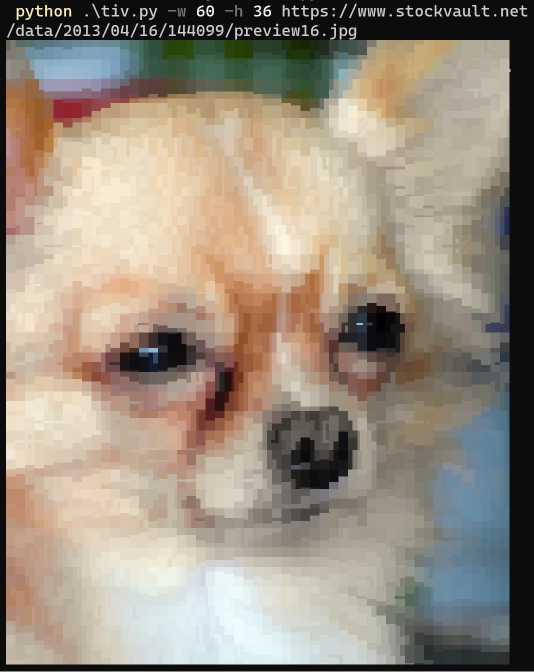
#> input picture example.jpg, 1068 x 1344 px (shown at 1/2 size)
$ python tiv.py example.jpg
#> lines starting #> are read from the running program, lines starting #| are printed output that depends on the picture
# Simple program to print images to the shell using 24 bit ANSI color codes and Unicode block graphics characters.
# Derived from Stefan Haustein's TerminalImageViewer.java, available at:
# https://github.com/stefanhaustein/TerminalImageViewer
# License: Apache 2.0


import bisect
from PIL import Image
import requests
from io import BytesIO
import sys
import os


class Ansi:
    """
    Provides methods for generating ANSI escape sequences for colored text.
    ANSI escape sequences are used to produce colored output in terminals.
    """

    RESET = "\u001b[0m"
    FG = 1
    BG = 2
    MODE_256 = 4
    MODE_24BIT = 8

    COLOR_STEPS = [0, 0x5f, 0x87, 0xaf, 0xd7, 0xff]
    GRAYSCALE = [0x08, 0x12, 0x1c, 0x26, 0x30, 0x3a, 0x44, 0x4e, 0x58, 0x62, 0x6c, 0x76,
                 0x80, 0x8a, 0x94, 0x9e, 0xa8, 0xb2, 0xbc, 0xc6, 0xd0, 0xda, 0xe4, 0xee]

    @staticmethod
    def best_index(v, options):
        index = bisect.bisect_left(options, v)
        if index == len(options) or (index > 0 and v - options[index - 1] < options[index] - v):
            index = index - 1
        return index

    @staticmethod
    def sqr(i):
        return i * i

    @staticmethod
    def clamp(value, min_val, max_val):
        return max(min(value, max_val), min_val)

    @staticmethod
    def color(flags, r, g, b):
        """
        Produces an ANSI sequence for setting foreground or background color in 256-color mode or true color (24-bit) mode.
        """
        r = Ansi.clamp(r, 0, 255)
        g = Ansi.clamp(g, 0, 255)
        b = Ansi.clamp(b, 0, 255)

        bg = (flags & Ansi.BG) != 0

        if (flags & Ansi.MODE_256) == 0:
            return (f"\u001b[48;2;{r};{g};{b}m" if bg else f"\u001b[38;2;{r};{g};{b}m")

        r_idx = Ansi.best_index(r, Ansi.COLOR_STEPS)
        g_idx = Ansi.best_index(g, Ansi.COLOR_STEPS)
        b_idx = Ansi.best_index(b, Ansi.COLOR_STEPS)

        r_q = Ansi.COLOR_STEPS[r_idx]
        g_q = Ansi.COLOR_STEPS[g_idx]
        b_q = Ansi.COLOR_STEPS[b_idx]

        gray = round(r * 0.2989 + g * 0.5870 + b * 0.1140)

        gray_idx = Ansi.best_index(gray, Ansi.GRAYSCALE)
        gray_q = Ansi.GRAYSCALE[gray_idx]

        if 0.3 * Ansi.sqr(r_q-r) + 0.59 * Ansi.sqr(g_q-g) + 0.11 *Ansi.sqr(b_q-b) < \
           0.3 * Ansi.sqr(gray_q-r) + 0.59 * Ansi.sqr(gray_q-g) + 0.11 * Ansi.sqr(gray_q-b):
            color_index = 16 + 36 * r_idx + 6 * g_idx + b_idx
        else:
            color_index = 232 + gray_idx  # 1..24 -> 232..255

        return (f"\u001B[48;5;{color_index}m" if bg else f"\u001B[38;5;{color_index}m")


# List of bit patterns corresponding to various block characters.
# For use in approximating parts of the image with ASCII characters.
BITMAPS = [
    0x00000000, '\u00a0',

    # Block graphics
    # 0xffff0000, '\u2580',  # upper 1/2; redundant with inverse lower 1/2

    0x0000000f, '\u2581',  # lower 1/8
    0x000000ff, '\u2582',  # lower 1/4
    0x00000fff, '\u2583',
    0x0000ffff, '\u2584',  # lower 1/2
    0x000fffff, '\u2585',
    0x00ffffff, '\u2586',  # lower 3/4
    0x0fffffff, '\u2587',
    # 0xffffffff, '\u2588',  # full; redundant with inverse space

    0xeeeeeeee, '\u258a',  # left 3/4
    0xcccccccc, '\u258c',  # left 1/2
    0x88888888, '\u258e',  # left 1/4

    0x0000cccc, '\u2596',  # quadrant lower left
    0x00003333, '\u2597',  # quadrant lower right
    0xcccc0000, '\u2598',  # quadrant upper left
    # 0xccccffff, '\u2599',  # 3/4 redundant with inverse 1/4
    0xcccc3333, '\u259a',  # diagonal 1/2
    # 0xffffcccc, '\u259b',  # 3/4 redundant
    # 0xffff3333, '\u259c',  # 3/4 redundant
    0x33330000, '\u259d',  # quadrant upper right
    # 0x3333cccc, '\u259e',  # 3/4 redundant
    # 0x3333ffff, '\u259f',  # 3/4 redundant

    # Line drawing subset: no double lines, no complex light lines
    # Simple light lines duplicated because there is no center pixel int the 4x8 matrix

    0x000ff000, '\u2501',  # Heavy horizontal
    0x66666666, '\u2503',  # Heavy vertical

    0x00077666, '\u250f',  # Heavy down and right
    0x000ee666, '\u2513',  # Heavy down and left
    0x66677000, '\u2517',  # Heavy up and right
    0x666ee000, '\u251b',  # Heavy up and left

    0x66677666, '\u2523',  # Heavy vertical and right
    0x666ee666, '\u252b',  # Heavy vertical and left
    0x000ff666, '\u2533',  # Heavy down and horizontal
    0x666ff000, '\u253b',  # Heavy up and horizontal
    0x666ff666, '\u254b',  # Heavy cross

    0x000cc000, '\u2578',  # Bold horizontal left
    0x00066000, '\u2579',  # Bold horizontal up
    0x00033000, '\u257a',  # Bold horizontal right
    0x00066000, '\u257b',  # Bold horizontal down

    0x06600660, '\u254f',  # Heavy double dash vertical

    0x000f0000, '\u2500',  # Light horizontal
    0x0000f000, '\u2500',
    0x44444444, '\u2502',  # Light vertical
    0x22222222, '\u2502',

    0x000e0000, '\u2574',  # light left
    0x0000e000, '\u2574',  # light left
    0x44440000, '\u2575',  # light up
    0x22220000, '\u2575',  # light up
    0x00030000, '\u2576',  # light right
    0x00003000, '\u2576',  # light right
    0x00004444, '\u2575',  # light down
    0x00002222, '\u2575',  # light down

    # Misc technical

    0x44444444, '\u23a2',  # [ extension
    0x22222222, '\u23a5',  # ] extension

    #12345678
    0x0f000000, '\u23ba',  # Horizontal scanline 1
    0x00f00000, '\u23bb',  # Horizontal scanline 3
    0x00000f00, '\u23bc',  # Horizontal scanline 7
    0x000000f0, '\u23bd',  # Horizontal scanline 9

    # Geometrical shapes. Tricky because some of them are too wide.

    # 0x00ffff00, '\u25fe',  # Black medium small square
    0x00066000, '\u25aa',  # Black small square

    # 0x11224488, '\u2571',  # diagonals
    # 0x88442211, '\u2572',
    # 0x99666699, '\u2573',

    # 0x000137f0, '\u25e2',  # Triangles
    # 0x0008cef0, '\u25e3',
    # 0x000fec80, '\u25e4',
    # 0x000f7310, '\u25e5'
]


class BlockChar:
    """
    Processes 4x8 pixel blocks of an image and finds the best matching block character and its foreground and background colors.
    """

    def __init__(self):
        self.min = [255, 255, 255]
        self.max = [0, 0, 0]
        self.bgColor = [0, 0, 0]
        self.fgColor = [0, 0, 0]
        self.character = ' '

    def bit_count(self, n):
        return bin(n).count("1")

    def load(self, data, p0, scanWidth):
        """
        Computes average colors for the foreground and background of the block, determines which channel (red, green, blue) has the greatest range of values, and generates a bitmap that represents which pixels are above/below the midpoint of that range.
        Then finds the block character from the BITMAPS list that best matches the computed bitmap. If no good match is found, it uses a shading character.
        """

        self.min = [255, 255, 255]
        self.max = [0, 0, 0]
        self.bgColor = [0, 0, 0]
        self.fgColor = [0, 0, 0]

        # Determine the min and max values for each color channel
        pos = p0
        for y in range(8):
            for x in range(4):
                for i in range(3):
                    d = data[pos] & 255
                    self.min[i] = min(self.min[i], d)
                    self.max[i] = max(self.max[i], d)
                    pos += 1
                pos += 1  # Alpha
            pos += scanWidth - 16

        # Determine the color channel with the most significant range
        splitIndex = 0
        bestSplit = 0
        for i in range(3):
            if self.max[i] - self.min[i] > bestSplit:
                bestSplit = self.max[i] - self.min[i]
                splitIndex = i
        splitValue = self.min[splitIndex] + bestSplit // 2

        # Compute a bitmap using the given split and sum the color values for both buckets
        bits = 0
        fgCount = 0
        bgCount = 0
        pos = p0
        for y in range(8):
            for x in range(4):
                bits <<= 1
                if (data[pos + splitIndex] & 255) > splitValue:
                    avg = self.fgColor
                    bits |= 1
                    fgCount += 1
                else:
                    avg = self.bgColor
                    bgCount += 1
                for i in range(3):
                    avg[i] += data[pos] & 255
                    pos += 1
                pos += 1  # Alpha
            pos += scanWidth - 16

        # Calculate the average color value for each bucket
        for i in range(3):
            if bgCount:
                self.bgColor[i] //= bgCount
            if fgCount:
                self.fgColor[i] //= fgCount

        # Find the best bitmap match
        bestDiff = float("inf")
        invert = False
        for i in range(0, len(BITMAPS), 2):
            diff = self.bit_count(BITMAPS[i] ^ bits)
            if diff < bestDiff:
                self.character = BITMAPS[i + 1]
                bestDiff = diff
                invert = False
            diff = self.bit_count(~BITMAPS[i] & 0xFFFFFFFF ^ bits)
            if diff < bestDiff:
                self.character = BITMAPS[i + 1]
                bestDiff = diff
                invert = True

        # Use a shade image if the match is not good
        if bestDiff > 10:
            invert = False
            shades = " \u2591\u2592\u2593\u2588"
            self.character = shades[min(4, fgCount * 5 // 32)]

        # Swap colors if we use an inverted character
        if invert:
            self.bgColor, self.fgColor = self.fgColor, self.bgColor


class ImageData:
    """
    Represents the entire image's data and provides the dump method, which converts the image data to colored block characters for terminal or HTML display.
    """

    def __init__(self, width, height):
        self.width = width
        self.height = height
        self.data = bytearray(width * height * 4)

    def hex6(self, r, g, b):
        return f"{(1 << 24) | ((r & 255) << 16) | ((g & 255) << 8) | (b & 255):06x}"

    def dump(self, mode, html):
        output = []
        block_char = BlockChar()

        y = 0
        while y < self.height - 7:
            pos = y * self.width * 4
            if html:
                last = ""
                x = 0
                while x < self.width - 3:
                    block_char.load(self.data, pos, self.width * 4)
                    fg = self.hex6(block_char.fgColor[0], block_char.fgColor[1], block_char.fgColor[2])
                    bg = self.hex6(block_char.bgColor[0], block_char.bgColor[1], block_char.bgColor[2])
                    style = f"background-color:#{bg};color:#{fg}"
                    if style != last:
                        if last:
                            output.append("</tt>")
                        output.append(f"<tt style='{style}'>")
                        last = style
                    output.append(f"&#x{(ord(block_char.character)):04x};")
                    pos += 16
                    x += 4
                output.append("</tt><br />\n")
            else:
                last_fg = ""
                last_bg = ""
                x = 0
                while x < self.width - 3:
                    block_char.load(self.data, pos, self.width * 4)
                    fg = Ansi.color(Ansi.FG | mode, block_char.fgColor[0], block_char.fgColor[1], block_char.fgColor[2])
                    bg = Ansi.color(Ansi.BG | mode, block_char.bgColor[0], block_char.bgColor[1], block_char.bgColor[2])
                    if fg != last_fg:
                        output.append(fg)
                        last_fg = fg
                    if bg != last_bg:
                        output.append(bg)
                        last_bg = bg
                    output.append(block_char.character)
                    pos += 16
                    x += 4
                output.append(Ansi.RESET + "\n")
            y += 8
        return ''.join(output)


def dump(image, mode, html):
    """
    Takes an image and generates a string representation of the image using block characters and ANSI color codes (or HTML).
    """

    w, h = image.size
    image_data = ImageData(w, h)
    data = image_data.data

    # Convert image to RGB
    image_rgb = image.convert("RGB")

    for y in range(h):
        for x in range(w):
            r, g, b = image_rgb.getpixel((x, y))
            pos = (y * w + x) * 4
            data[pos] = r
            data[pos + 1] = g
            data[pos + 2] = b

    print(image_data.dump(mode, html))


def load_image(name):
    """
    Loads an image from a local file or a URL.
    """

    # Check if the given string is a URL
    if name.startswith("http://") or name.startswith("https://"):
        response = requests.get(name)
        return Image.open(BytesIO(response.content))
    return Image.open(name)


def resize_image(original, maxWidth, maxHeight, grayscale):
    """
    Resize an image to fit within specified dimensions without cropping or distorting it.
    Optionally, converts the image to grayscale.

    :param original: PIL Image object representing the image to be resized.
    :param maxWidth: Maximum allowable width for the resized image.
    :param maxHeight: Maximum allowable height for the resized image.
    :param grayscale: Boolean value indicating if the output image should be in grayscale.
    :return: Resized (and optionally grayscaled) PIL Image object.
    """

    # Get the original dimensions of the image.
    originalWidth, originalHeight = original.size

    # Calculate the scaling factor. The image is scaled by the smallest of the two ratios
    # (width and height) to ensure it fits within the provided dimensions.
    scale = min(maxWidth / originalWidth, maxHeight / originalHeight)

    # Calculate the new dimensions for the resized image.
    height = int(originalHeight * scale)
    width = int(originalWidth * scale)

    # Check if the image is already the correct size and not needing grayscaling.
    if originalWidth == width and not grayscale:
        # If it's already the correct size and doesn't need to be grayscaled,
        # use the original image.
        image = original
    else:
        # If resizing or grayscaling is needed, process the image accordingly.

        # Check if grayscale mode is required.
        if grayscale:
            # Resize the image and convert to grayscale.
            image = original.resize((width, height), Image.LANCZOS).convert('L')
        else:
            # Only resize the image.
            image = original.resize((width, height), Image.LANCZOS)

    return image


def convert(name, maxWidth, maxHeight, mode, html, grayscale):
    """
    Resizes an image, if necessary, to fit within a given width and height, and then dumps its colored block character representation to the terminal or as HTML.
    """

    original = load_image(name)
    image = resize_image(original, maxWidth, maxHeight, grayscale)
    dump(image, mode, html)


def main(args):
    """
    Processes command-line arguments and drives the image conversion and display process.
    """

    grayscale = False
    mode = Ansi.MODE_24BIT
    html = False

    if not args:
        print(
            "Image file name required.\n\n"
            " - Use -w and -h to set the maximum width and height in characters (defaults: 80, 24).\n"
            " - Use -256 for 256 color mode, -grayscale for grayscale and -stdin to obtain file names from stdin.\n"
        )
        return

    start = 0
    maxWidth = 80
    maxHeight = 24
    stdin = False
    while start < len(args) and args[start].startswith("-"):
        option = args[start]
        if option == "-w" and start < len(args) - 1:
            start += 1
            maxWidth = int(args[start])
        elif option == "-h" and start < len(args) - 1:
            start += 1
            maxHeight = int(args[start])
        elif option == "-256":
            mode = (mode & ~Ansi.MODE_24BIT) | Ansi.MODE_256
        elif option == "-grayscale":
            grayscale = True
        elif option == "-html":
            html = True
        elif option == "-stdin":
            stdin = True
        start += 1

    maxWidth *= 4
    maxHeight *= 8

    if stdin:
        for line in sys.stdin:
            name = line.strip()
            if not name:
                break
            convert(name, maxWidth, maxHeight, mode, html, grayscale)
    elif start == len(args) - 1 and (is_url(args[start]) or not os.path.isdir(args[start])):
        convert(args[start], maxWidth, maxHeight, mode, html, grayscale)
#> in load_image, returned value is the input picture: PIL image 1068x1344 RGB; mean R, G, B 153.3, 142.4, 127.7
#> in resize_image, `image = original.resize((width, height), Image.LANCZOS)`:
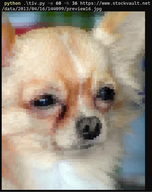
#> image: PIL image 152x192 RGB; mean R, G, B 153.2, 142.3, 127.7
#> (printed output is left out)
    else:
        print("Too many arguments.")


def is_url(name):
    return name.startswith("http://") or name.startswith("https://")


if __name__ == "__main__":
    main(sys.argv[1:])
